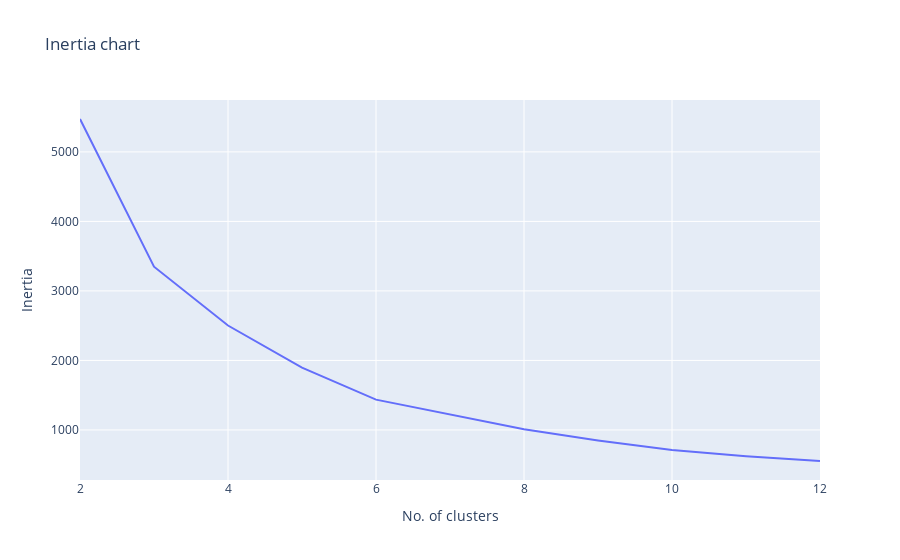

Notebook code for this chart:
### Code cell
# then get the line plot to visualize it
fig = px.line(x = n_clust, y = inertia, title = "Inertia chart")
fig.update_layout(xaxis_title = "No. of clusters", yaxis_title = "Inertia")
fig.show()

### Figure 1 — Plotly figure (JSON) as saved in the notebook; plotly's stock layout.template omitted (floating-point values rounded to 4 significant figures)
{"data": [{"hovertemplate": "x=%{x}<br>y=%{y}<extra></extra>", "legendgroup": "", "line": {"color": "#636efa", "dash": "solid"}, "marker": {"symbol": "circle"}, "mode": "lines", "name": "", "orientation": "v", "showlegend": false, "type": "scatter", "x": [2, 3, 4, 5, 6, 7, 8, 9, 10, 11, 12], "xaxis": "x", "y": [5473.0, 3349.0, 2502.0, 1896.0, 1437.0, 1220.0, 1010.0, 849.5, 712.2, 621.3, 553.6], "yaxis": "y"}], "layout": {"autosize": true, "legend": {"tracegroupgap": 0}, "title": {"text": "Inertia chart"}, "xaxis": {"anchor": "y", "autorange": true, "domain": [0, 1], "range": [2, 12], "title": {"text": "No. of clusters"}, "type": "linear"}, "yaxis": {"anchor": "x", "autorange": true, "domain": [0, 1], "range": [280.2, 5747.0], "title": {"text": "Inertia"}, "type": "linear"}}}
